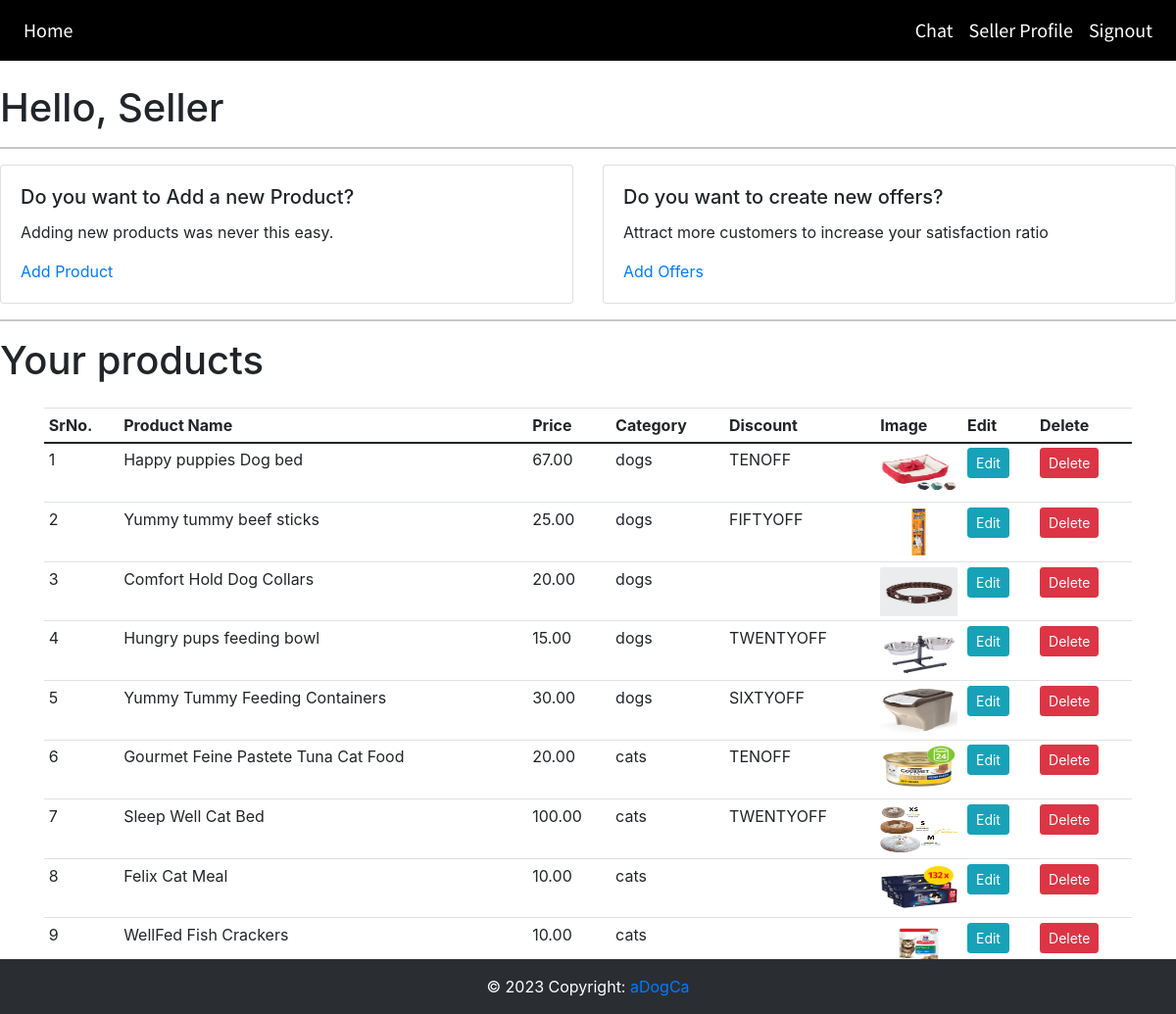
Screenshot of /seller (signed in) with the database file from the repository.
### website/models.py (models this page shows)
class User(db.Model, UserMixin):
    id = db.Column(db.Integer, primary_key=True)
    email = db.Column(db.String(150), unique=True)
    password = db.Column(db.String(150))
    userType = db.Column(db.String(20))
    firstName = db.Column(db.String(150))
    products = db.relationship('Products')
    messages_sent = db.relationship('Message', backref='sender', foreign_keys='Message.sender_id')
    messages_received = db.relationship('Message', backref='recipient', foreign_keys='Message.recipient_id')
    products_sold = db.Column(db.Integer,default=0)
    pro_membership = db.Column(db.String(5),default="No")

class Products(db.Model):
    __searchable__ = ['name', 'description']
    id = db.Column(db.Integer, primary_key=True)
    category = db.Column(db.String(50), nullable=False)
    name = db.Column(db.String(100), nullable=False)
    description = db.Column(db.String(100), nullable=False)
    price = db.Column(db.Numeric(precision=10, scale=2))
    totalPrice = db.Column(db.Numeric(precision=10, scale=2))
    stock = db.Column(db.Integer)
    image1 = db.Column(db.String(120), default='image.jpg')
    image2 = db.Column(db.String(120), default='image.jpg')
    image3 = db.Column(db.String(120), default='image.jpg')
    discount = db.Column(db.String(100), db.ForeignKey('offer_codes.discount_code'))
    discount_percentage = db.Column(db.Integer)
    date = db.Column(db.DateTime(timezone=True), default=func.now())
    user_id = db.Column(db.Integer, db.ForeignKey('user.id'))
    offers = db.Column(db.String(120), default="0", nullable=False)
    offer_img = db.Column(db.String(120), default='image.jpg')
    is_sponsored = db.Column(db.String(120),default="No")

### website/views.py (the view)
@views.route('/seller', methods=['GET', 'POST'])
def home_seller():
    products = Products.query.filter_by(user_id=current_user.id)
    buyers = User.query.filter_by(userType='buyer').all()
    return render_template("home_seller.html", user=current_user, products=products, buyers=buyers)

### website/__init__.py (called while the page is built)
def create_app():
    app = Flask(__name__)
    app.config['SECRET_KEY'] = 'ISEE'
    app.config['SQLALCHEMY_DATABASE_URI'] = f'sqlite:///{DB_NAME}'
    db.init_app(app)
    search = Search()
    search.init_app(app)
    from .views import views
    from .auth import auth
    app.register_blueprint(views, url_prefix='/')
    app.register_blueprint(auth, url_prefix='/')
    from .models import User, Products
    with app.app_context():
        db.create_all()
    login_manager = LoginManager()
    login_manager.login_view = 'auth.login'
    login_manager.init_app(app)
    @login_manager.user_loader
    def load_user(id):
        return User.query.get(int(id))
    return app

### website/templates/home_seller.html (shortened to what this page needs)
{% extends "base.html" %} {% block title %}HomePage{% endblock %} {% block
content %}
<br>
<h1>Hello, {{user.firstName}}</h1>
<hr color="black">
<div class="row">
    <div class="col-sm-6">
        <div class="card">
            <div class="card-body">
                <h5 class="card-title">Do you want to Add a new Product?</h5>
                <p class="card-text">Adding new products was never this easy.</p>
                <a href="/addProduct">Add Product</a>
            </div>
        </div>
    </div>
    <div class="col-sm-6">
        <div class="card">
            <div class="card-body">
                <h5 class="card-title">Do you want to create new offers?</h5>
                <p class="card-text">Attract more customers to increase your satisfaction ratio</p>
                <a href="/addOffers">Add Offers</a>
            </div>
        </div>
    </div>
</div>
<hr color="black">
<h1> Your products</h1>
<div class="container">
    <table class="table table-sm">
        <thead>
        <th>SrNo.</th>
        <th>Product Name</th>
        <th>Price</th>
        <th>Category</th>
        <th>Discount</th>
        <th>Image</th>
        <th>Edit</th>
        <th>Delete</th>
        </thead>
        <tbody>
        {% for product in products %}
        <tr>
            <td>{{loop.index}}</td>
            <td>{{product.name}}</td>
            <td>{{product.price}}</td>
            <td>{{product.category}}</td>
            <td>{{product.discount}}</td>
            <td><img src="/static/img/{{product.image1}}" class="card-img-top" width="40" height="50" alt="..."></td>
            <td><a href="{{url_for('views.editProduct', id=product.id)}}" class="btn btn-info btn-sm">Edit</a></td>
            <td>
                <button type="button" class="btn btn-danger btn-sm" data-toggle="modal"
                        data-target="#exampleModal-{{product.id}}">
                    Delete
                </button>
            </td>
        </tr>
        {% endfor %}
        </tbody>
    </table>
</div>
{% endblock %}

### website/static/style.css (style rules this page uses)
body { font-family: 'Montserrat', sans-serif; }
html { scroll-behavior: smooth; margin: 0; padding: 0; height: 100%; }
body { overflow-x:hidden; font-family: 'Titillium Web', sans-serif; margin: 0; padding: 0; height: 100%; }
:root { scrollbar-color: rgb(210,210,210) rgb(46,54,69) !important; scrollbar-width: thin !important; }
a { text-decoration:none; }
.row:after { content: ""; display: table; clear: both; }
.container { padding: 16px; }

### rows the page displays
User: firstName "Seller"
Products: name "Happy puppies Dog bed", price "67.00", category "dogs", discount "TENOFF", image1 (picture)
Products: name "Yummy tummy beef sticks", price "25.00", category "dogs", discount "FIFTYOFF", image1 (picture)
Products: name "Comfort Hold Dog Collars", price "20.00", category "dogs", image1 (picture)
Products: name "Hungry pups feeding bowl", price "15.00", category "dogs", discount "TWENTYOFF", image1 (picture)
Products: name "Yummy Tummy Feeding Containers", price "30.00", category "dogs", discount "SIXTYOFF", image1 (picture)
Products: name "Gourmet Feine Pastete Tuna Cat Food", price "20.00", category "cats", discount "TENOFF", image1 (picture)
Products: name "Sleep Well Cat Bed", price "100.00", category "cats", discount "TWENTYOFF", image1 (picture)
Products: name "Felix Cat Meal", price "10.00", category "cats", image1 (picture)
Products: name "WellFed Fish Crackers", price "10.00", category "cats", image1 (picture)
